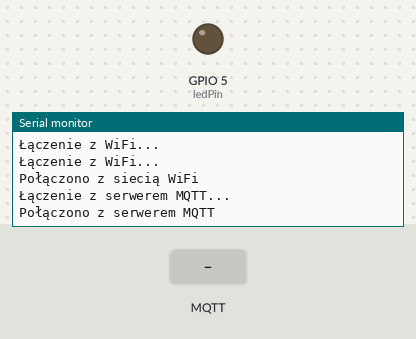
A sketch run on a simulated ESP8266 (NodeMCU). Parts: output pins drawn as LEDs (lit = HIGH), the last lines printed to the serial monitor. The test bench sets the inputs (shaded band). WiFi joins after 1.5 s; servers stay silent unless stated; no MQTT or app messages arrive unless stated.

Above: at 3.2 s.
3.3 s: MQTT message "1" arrives on the first subscribed topic
At 4.5 s:
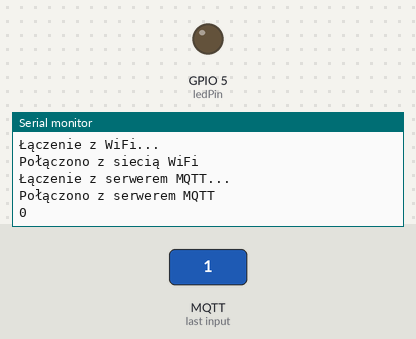
4.8 s: MQTT message "on" arrives on the first subscribed topic
At 5.8 s:
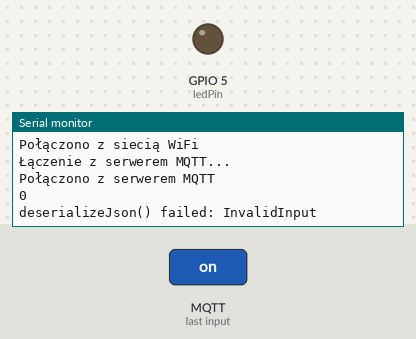

Measured:
- after the input at 3.3 s, the serial monitor: prints a new line at once (image 1)
- after the input at 4.8 s, the serial monitor: prints a new line at once (image 2)

The sketch:

relay.ino
```cpp
#include <ESP8266WiFi.h>
#include <PubSubClient.h>
#include <ArduinoJson.h>

const char* ssid = "<ssid>";
const char* password = "<pwd>";

const char* mqttServer = "<mqtt-broker-ip>";
const int mqttPort = 1883;
const char* mqttTopic = "<mqtt_topic>";

const int ledPin = 5;

WiFiClient espClient;

PubSubClient client(espClient);

void callback(char* topic, byte* payload, unsigned int length) {
  StaticJsonDocument<200> doc;

  String topicStr = topic;
  payload[length] = 0;
  String recv_payload = String(( char *) payload);

  DeserializationError error = deserializeJson(doc, recv_payload);

  if (error) {
    Serial.print(F("deserializeJson() failed: "));
    Serial.println(error.f_str());
    return;
  }

  boolean device_state = doc["device_state"];

  Serial.println(device_state);

  if(device_state) {
    digitalWrite(ledPin, HIGH);
  } else {
    digitalWrite(ledPin, LOW);
   }
}

void setup() {
  pinMode(ledPin, OUTPUT);
  digitalWrite(ledPin, LOW);

  Serial.begin(115200);

  WiFi.begin(ssid, password);
  while (WiFi.status() != WL_CONNECTED) {
    delay(1000);
    Serial.println("Łączenie z WiFi...");
  }
  Serial.println("Połączono z siecią WiFi");

  client.setServer(mqttServer, mqttPort);
  client.setCallback(callback);

  while (!client.connected()) {
    Serial.println("Łączenie z serwerem MQTT...");
    if (client.connect("ESP8266Client")) {
      Serial.println("Połączono z serwerem MQTT");
      client.subscribe(mqttTopic);
    } else {
      Serial.print("Błąd połączenia z serwerem MQTT, kod błędu: ");
      Serial.println(client.state());
      delay(2000);
    }
  }
}

void loop() {
  client.loop();
}
```
